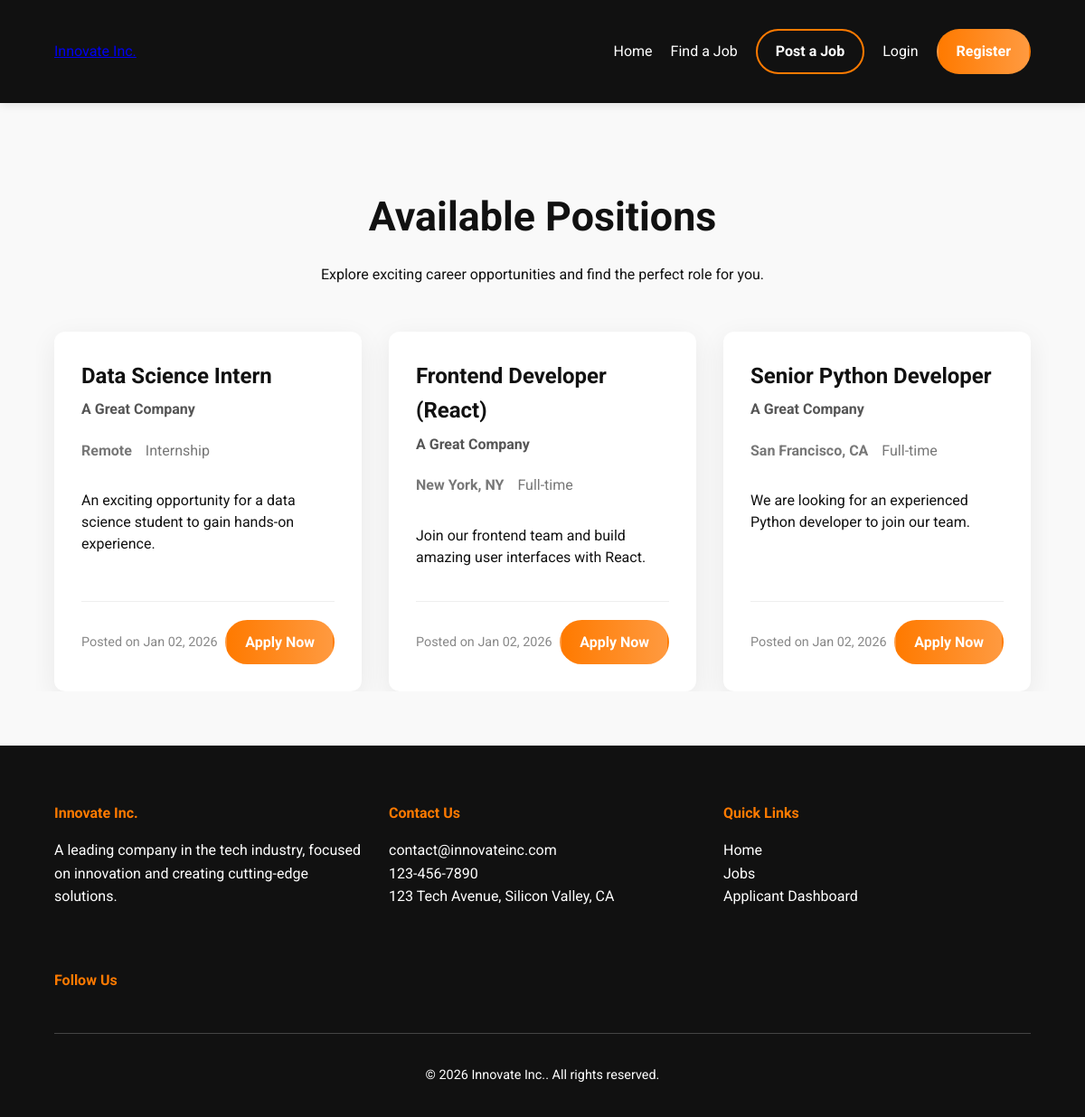
Screenshot of /jobs/ with the database file from the repository.
### jobs/models.py (models this page shows, shortened)
class JobPosition(models.Model):
    JOB_TYPE_CHOICES = (
        ("Full-time", "Full-time"),
        ("Part-time", "Part-time"),
        ("Internship", "Internship"),
    )
    title = models.CharField(max_length=200)
    description = models.TextField()
    required_skills = models.TextField()
    location = models.CharField(max_length=100)
    job_type = models.CharField(max_length=20, choices=JOB_TYPE_CHOICES)
    application_deadline = models.DateField()
    posted_by = models.ForeignKey(User, on_delete=models.CASCADE)
    created_at = models.DateTimeField(auto_now_add=True)

class CompanyInfo(models.Model):
    name = models.CharField(max_length=200)
    description = models.TextField()
    email = models.EmailField()
    phone = models.CharField(max_length=20)
    address = models.CharField(max_length=255)
    logo = models.ImageField(upload_to="company/")
    banner_image = models.ImageField(upload_to="company/", null=True, blank=True)
    facebook_url = models.URLField(blank=True)
    linkedin_url = models.URLField(blank=True)
    twitter_url = models.URLField(blank=True)
    instagram_url = models.URLField(blank=True)
    updated_at = models.DateTimeField(auto_now=True)

### jobs/views.py (the view)
# urls.py: path('jobs/', views.job_list_view, name='job_list'),
def job_list_view(request):
    jobs = JobPosition.objects.all().order_by("-created_at")
    return render(request, "jobs/job_list.html", {"jobs": jobs})

### jobs/context_processors.py (called while the page is built)
def company_info_processor(request):
    company_info = CompanyInfo.objects.first()
    return {'company_info': company_info}

### jobs/templates/jobs/job_list.html (shortened to what this page needs)
{% extends 'jobs/base.html' %}
{% block content %}
<div class="job-list-container">
  <div class="container">
    <div class="job-list-header">
      <h1>Available Positions</h1>
      <p>
        Explore exciting career opportunities and find the perfect role for
        you.
      </p>
    </div>
    {% if jobs %}
    <div class="job-card-grid">
      {% for job in jobs %}
      <div class="job-card">
        <div class="job-card-header">
          <h3 class="job-title">{{ job.title }}</h3>
          <span class="job-company">{{ job.posted_by.companyinfo.name|default:"A Great Company" }}</span>
        </div>
        <div class="job-card-body">
          <div class="job-details">
            <span class="job-location">{{ job.location }}</span>
            <span class="job-type">{{ job.get_job_type_display }}</span>
          </div>
          <p class="job-description">
            {{ job.description|truncatewords:20 }}
          </p>
        </div>
        <div class="job-card-footer">
          <span class="job-date">Posted on {{ job.created_at|date:"M d, Y" }}</span>
          <a href="{% url 'apply_for_job' job.id %}" class="btn btn-primary">Apply Now</a>
        </div>
      </div>
      {% endfor %}
    </div>
    {% endif %}
  </div>
</div>
{% endblock %}

### jobs/templates/jobs/base.html (shortened to what this page needs)
{% load static %}
<!DOCTYPE html>
<html lang="en">
<head>
    <link rel="stylesheet" href="{% static 'jobs/css/styles.css' %}">
</head>
<body>
    <header class="main-header">
        <nav class="container">
            <a href="{% url 'home' %}" class="logo">
                {% if company_info.logo %}
                    <img src="{{ company_info.logo.url }}" alt="{{ company_info.name }} Logo">
                {% else %}
                    <span>{{ company_info.name }}</span>
                {% endif %}
            </a>
            <ul class="nav-links">
                <li><a href="{% url 'home' %}">Home</a></li>
                <li><a href="{% url 'job_list' %}">Find a Job</a></li>
                <li><a href="{% url 'employer_dashboard' %}" class="btn btn-secondary">Post a Job</a></li>
                {% if user.is_authenticated %}
                    {% if user.profile.role == 'APPLICANT' %}
                        <li><a href="{% url 'applicant_dashboard' %}">Dashboard</a></li>
                    {% elif user.profile.role == 'POSTER' %}
                        <li><a href="{% url 'employer_dashboard' %}">Dashboard</a></li>
                    {% endif %}
                    <li><a href="{% url 'logout' %}">Logout</a></li>
                {% else %}
                    <li><a href="{% url 'login' %}">Login</a></li>
                    <li><a href="{% url 'register' %}" class="btn btn-primary">Register</a></li>
                {% endif %}
            </ul>
        </nav>
    </header>
    <main>
        {% block content %}{% endblock %}
    </main>
    <footer class="main-footer">
        <div class="container">
            <div class="footer-grid">
                <div class="footer-section">
                    <h4>{{ company_info.name }}</h4>
                    <p>{{ company_info.description|truncatewords:30 }}</p>
                </div>
                <div class="footer-section">
                    <h4>Contact Us</h4>
                    <ul>
                        <li><a href="mailto:{{ company_info.email }}">{{ company_info.email }}</a></li>
                        <li><a href="tel:{{ company_info.phone }}">{{ company_info.phone }}</a></li>
                        <li><span>{{ company_info.address }}</span></li>
                    </ul>
                </div>
                <div class="footer-section">
                    <h4>Quick Links</h4>
                    <ul>
                        <li><a href="{% url 'home' %}">Home</a></li>
                        <li><a href="{% url 'job_list' %}">Jobs</a></li>
                        <li><a href="{% url 'applicant_dashboard' %}">Applicant Dashboard</a></li>
                    </ul>
                </div>
                <div class="footer-section">
                    <h4>Follow Us</h4>
                </div>
            </div>
            <div class="footer-bottom">
                <p>&copy; {% now "Y" %} {{ company_info.name }}. All rights reserved.</p>
            </div>
        </div>
    </footer>
</body>
</html>

### jobs/static/jobs/css/styles.css (style rules this page uses)
:root { --primary-color: #FF7A00; --secondary-color: #111111; --accent-color: #FFFFFF; --font-family: 'Roboto', sans-serif; }
body { font-family: var(--font-family); line-height: 1.6; margin: 0; padding: 0; background: var(--accent-color); color: var(--secondary-color); }
.container { width: 90%; max-width: 1200px; margin: auto; overflow: hidden; padding: 0 20px; }
.main-header { background: var(--secondary-color); color: var(--accent-color); padding: 1rem 0; position: sticky; top: 0; z-index: 1000; box-shadow: 0 2px 10px rgba(0,0,0,0.1); }
.main-header nav { display: flex; justify-content: space-between; align-items: center; }
.main-header .nav-links { list-style: none; display: flex; gap: 20px; align-items: center; }
.main-header .nav-links a { color: var(--accent-color); text-decoration: none; transition: color 0.3s ease; }
.btn { padding: 10px 20px; border-radius: 25px; text-decoration: none; font-weight: bold; transition: all 0.3s ease; display: inline-block; border: 2px solid transparent; }
.btn-primary { background: linear-gradient(to right, var(--primary-color), #ff9a40); color: var(--accent-color); }
.btn-secondary { background: transparent; border: 2px solid var(--primary-color); color: var(--primary-color); }
.job-card { background: var(--accent-color); padding: 30px; border-radius: 10px; box-shadow: 0 5px 20px rgba(0,0,0,0.05); transition: all 0.3s ease; }
.job-card h3 { margin-top: 0; color: var(--primary-color); }
.job-location { font-weight: bold; color: #777; margin-bottom: 15px; }
.main-footer { background: var(--secondary-color); color: var(--accent-color); padding: 40px 0 20px; }
.footer-grid { display: grid; grid-template-columns: repeat(auto-fit, minmax(250px, 1fr)); gap: 30px; margin-bottom: 30px; }
.footer-section h4 { color: var(--primary-color); margin-bottom: 15px; }
.footer-section ul { list-style: none; padding: 0; }
.footer-section a { color: var(--accent-color); text-decoration: none; transition: color 0.3s ease; }
.footer-bottom { text-align: center; border-top: 1px solid #444; padding-top: 20px; font-size: 0.9rem; }
.job-list-container { padding: 60px 0; background-color: #f9f9f9; }
.job-list-header { text-align: center; margin-bottom: 50px; }
.job-list-header h1 { font-size: 2.8rem; margin-bottom: 10px; }
.job-card-grid { display: grid; grid-template-columns: repeat(3, 1fr); gap: 30px; }
.job-card { background: var(--accent-color); border-radius: 12px; box-shadow: 0 8px 30px rgba(0, 0, 0, 0.07); padding: 30px; display: flex; flex-direction: column; transition: transform 0.3s, box-shadow 0.3s; }
.job-card-header .job-title { font-size: 1.5rem; margin: 0 0 5px 0; color: var(--secondary-color); }
.job-card-header .job-company { color: #555; font-weight: bold; }
.job-card-body { flex-grow: 1; margin: 20px 0; }
.job-details { display: flex; gap: 15px; margin-bottom: 15px; color: #777; }
.job-description { line-height: 1.5; }
.job-card-footer { display: flex; justify-content: space-between; align-items: center; border-top: 1px solid #eee; padding-top: 20px; }
.job-date { font-size: 0.9em; color: #888; }

### rows the page displays
JobPosition: title "Data Science Intern", posted_by.companyinfo.name "A Great Company", location "Remote", job_type "Internship", description "An exciting opportunity for a data science student to gain hands-on experience.", created_at "Jan 02, 2026"
JobPosition: title "Frontend Developer (React)", posted_by.companyinfo.name "A Great Company", location "New York, NY", job_type "Full-time", description "Join our frontend team and build amazing user interfaces with React.", created_at "Jan 02, 2026"
JobPosition: title "Senior Python Developer", posted_by.companyinfo.name "A Great Company", location "San Francisco, CA", job_type "Full-time", description "We are looking for an experienced Python developer to join our team.", created_at "Jan 02, 2026"
CompanyInfo: name "Innovate Inc.", description "A leading company in the tech industry, focused on innovation and creating cutting-edge solutions.", email "contact@innovateinc.com", phone "123-456-7890", address "123 Tech Avenue, Silicon Valley, CA"
